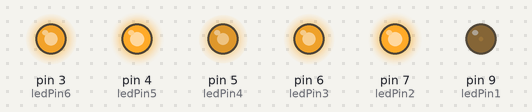
Bench run of a sketch on a simulated Arduino Uno, built with avr-gcc and run on an emulated ATmega328P. Parts: output pins drawn as LEDs (lit = HIGH). Random numbers use the default seed unless the sketch sets one.

Above: at 0.3 s.
At 7.09 s:
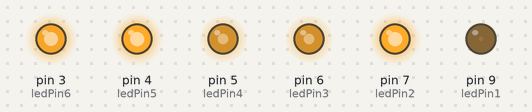
At 12.07 s:
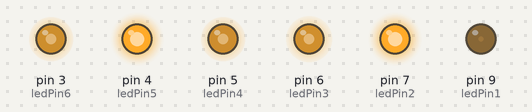
At 18.22 s:
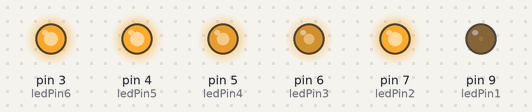
At 28.85 s:
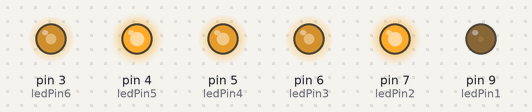
At 38.91 s:
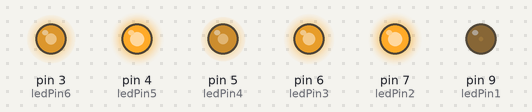
Timing chart, 0 to 40.0 s (numbered marks = the images above):
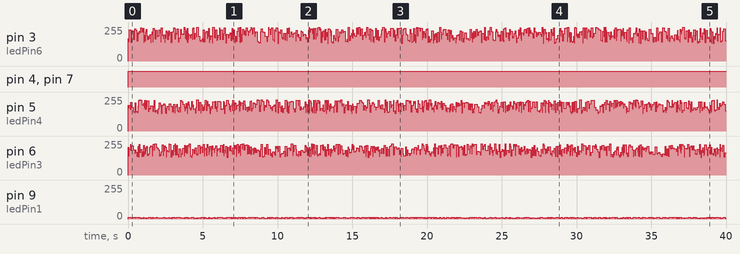

The sketch:

Flickering_LEDs_for_castle.ino
```cpp
// LED Fire Effect

int ledPin1 = 9;
int ledPin2 = 7;
int ledPin3 = 6;
int ledPin4 = 5;
int ledPin5 = 4;
int ledPin6 = 3;


void setup()
{
pinMode(ledPin1, OUTPUT);
pinMode(ledPin2, OUTPUT);
pinMode(ledPin3, OUTPUT);
pinMode(ledPin4, OUTPUT);
pinMode(ledPin5, OUTPUT);
pinMode(ledPin6, OUTPUT);
}

void loop() {
analogWrite(ledPin1, random(10)+5);
analogWrite(ledPin2, random(50)+135);
analogWrite(ledPin3, random(100)+135);
analogWrite(ledPin4, random(100)+135);
analogWrite(ledPin5, random(120)+135);
analogWrite(ledPin6, random(120)+135);
delay(random(100));
}
```

Measured:
- by itself, pin 4 (ledPin5), pin 7 (ledPin2): LOW → HIGH at 0.00 s
